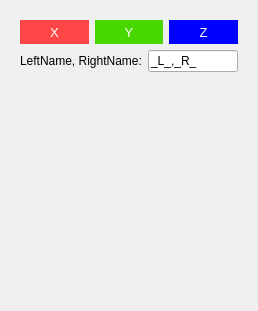
          <widget class="QWidget" name="page_rotate">
           <property name="geometry">
            <rect>
             <x>0</x>
             <y>0</y>
             <width>258</width>
             <height>311</height>
            </rect>
           </property>
           <attribute name="label">
            <string>Mirror Transform</string>
           </attribute>
           <layout class="QVBoxLayout" name="verticalLayout_13">
            <item>
             <widget class="QWidget" name="mirrorGrp" native="true">
              <layout class="QVBoxLayout" name="verticalLayout_10">
               <item>
                <layout class="QHBoxLayout" name="horizontalLayout_6">
                 <item>
                  <widget class="QPushButton" name="btnMirrorX">
                   <property name="sizePolicy">
                    <sizepolicy hsizetype="Minimum" vsizetype="Minimum">
                     <horstretch>0</horstretch>
                     <verstretch>0</verstretch>
                    </sizepolicy>
                   </property>
                   <property name="minimumSize">
                    <size>
                     <width>0</width>
                     <height>24</height>
                    </size>
                   </property>
                   <property name="font">
                    <font>
                     <family>Arial</family>
                     <pointsize>10</pointsize>
                     <weight>50</weight>
                     <bold>false</bold>
                    </font>
                   </property>
                   <property name="styleSheet">
                    <string notr="true">background-color: rgb(255, 70, 70);
color: white;
border: 0px;</string>
                   </property>
                   <property name="text">
                    <string>X</string>
                   </property>
                  </widget>
                 </item>
                 <item>
                  <widget class="QPushButton" name="btn_mirrorY">
                   <property name="sizePolicy">
                    <sizepolicy hsizetype="Minimum" vsizetype="Minimum">
                     <horstretch>0</horstretch>
                     <verstretch>0</verstretch>
                    </sizepolicy>
                   </property>
                   <property name="minimumSize">
                    <size>
                     <width>0</width>
                     <height>24</height>
                    </size>
                   </property>
                   <property name="font">
                    <font>
                     <family>Arial</family>
                     <pointsize>10</pointsize>
                     <weight>50</weight>
                     <bold>false</bold>
                    </font>
                   </property>
                   <property name="styleSheet">
                    <string notr="true">background-color: rgb(72, 216, 0);
color: white;
border: 0px;</string>
                   </property>
                   <property name="text">
                    <string>Y</string>
                   </property>
                  </widget>
                 </item>
                 <item>
                  <widget class="QPushButton" name="btn_mirrorZ">
                   <property name="sizePolicy">
                    <sizepolicy hsizetype="Minimum" vsizetype="Minimum">
                     <horstretch>0</horstretch>
                     <verstretch>0</verstretch>
                    </sizepolicy>
                   </property>
                   <property name="minimumSize">
                    <size>
                     <width>0</width>
                     <height>24</height>
                    </size>
                   </property>
                   <property name="font">
                    <font>
                     <family>Arial</family>
                     <pointsize>10</pointsize>
                     <weight>50</weight>
                     <bold>false</bold>
                    </font>
                   </property>
                   <property name="styleSheet">
                    <string notr="true">background-color: blue;
color: white;
border: 0px;</string>
                   </property>
                   <property name="text">
                    <string>Z</string>
                   </property>
                  </widget>
                 </item>
                </layout>
               </item>
               <item>
                <layout class="QHBoxLayout" name="horizontalLayout_14">
                 <item>
                  <widget class="QLabel" name="mirrorLRLabel">
                   <property name="text">
                    <string>LeftName, RightName:</string>
                   </property>
                  </widget>
                 </item>
                 <item>
                  <widget class="QLineEdit" name="mirrorLR_edit">
                   <property name="text">
                    <string>_L_,_R_</string>
                   </property>
                  </widget>
                 </item>
                </layout>
               </item>
               <item>
                <spacer name="verticalSpacer_3">
                 <property name="orientation">
                  <enum>Qt::Vertical</enum>
                 </property>
                 <property name="sizeType">
                  <enum>QSizePolicy::MinimumExpanding</enum>
                 </property>
                 <property name="sizeHint" stdset="0">
                  <size>
                   <width>20</width>
                   <height>20</height>
                  </size>
                 </property>
                </spacer>
               </item>
              </layout>
             </widget>
            </item>
           </layout>
          </widget>
